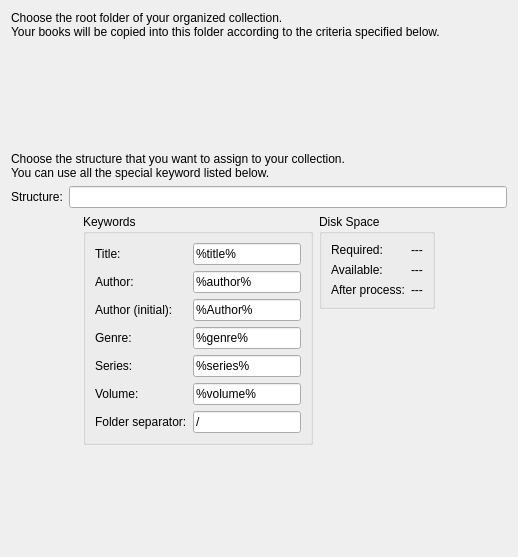
<?xml version="1.0" encoding="UTF-8"?>
<ui version="4.0">
 <class>CollectionOrganizerWidget</class>
 <widget class="QWidget" name="CollectionOrganizerWidget">
  <property name="geometry">
   <rect>
    <x>0</x>
    <y>0</y>
    <width>518</width>
    <height>557</height>
   </rect>
  </property>
  <property name="windowTitle">
   <string>Form</string>
  </property>
  <layout class="QVBoxLayout" name="verticalLayout_2">
   <item>
    <widget class="QLabel" name="rootFolderChoiceLabel">
     <property name="text">
      <string>Choose the root folder of your organized collection.
Your books will be copied into this folder according to the criteria specified below.</string>
     </property>
    </widget>
   </item>
   <item>
    <widget class="KUrlRequester" name="rootFolderUrlRequester"/>
   </item>
   <item>
    <spacer name="verticalSpacer">
     <property name="orientation">
      <enum>Qt::Vertical</enum>
     </property>
     <property name="sizeType">
      <enum>QSizePolicy::MinimumExpanding</enum>
     </property>
     <property name="sizeHint" stdset="0">
      <size>
       <width>20</width>
       <height>93</height>
      </size>
     </property>
    </spacer>
   </item>
   <item>
    <widget class="QLabel" name="structureChoiceLabel">
     <property name="text">
      <string>Choose the structure that you want to assign to your collection.
You can use all the special keyword listed below.</string>
     </property>
    </widget>
   </item>
   <item>
    <layout class="QHBoxLayout" name="horizontalLayout">
     <item>
      <widget class="QLabel" name="label">
       <property name="text">
        <string>Structure:</string>
       </property>
      </widget>
     </item>
     <item>
      <widget class="KLineEdit" name="structureLineEdit"/>
     </item>
    </layout>
   </item>
   <item>
    <layout class="QHBoxLayout" name="horizontalLayout_2" stretch="0,0,0,0">
     <item>
      <spacer name="horizontalSpacer">
       <property name="orientation">
        <enum>Qt::Horizontal</enum>
       </property>
       <property name="sizeHint" stdset="0">
        <size>
         <width>40</width>
         <height>20</height>
        </size>
       </property>
      </spacer>
     </item>
     <item>
      <widget class="QGroupBox" name="keywordsGroupBox">
       <property name="title">
        <string>Keywords</string>
       </property>
       <layout class="QFormLayout" name="formLayout">
        <property name="fieldGrowthPolicy">
         <enum>QFormLayout::ExpandingFieldsGrow</enum>
        </property>
        <item row="0" column="0">
         <widget class="QLabel" name="titleLabel">
          <property name="text">
           <string>Title:</string>
          </property>
         </widget>
        </item>
        <item row="0" column="1">
         <widget class="KLineEdit" name="titleLineEdit">
          <property name="text">
           <string>%title%</string>
          </property>
          <property name="readOnly">
           <bool>true</bool>
          </property>
         </widget>
        </item>
        <item row="1" column="0">
         <widget class="QLabel" name="authorLabel">
          <property name="text">
           <string>Author:</string>
          </property>
         </widget>
        </item>
        <item row="1" column="1">
         <widget class="KLineEdit" name="authorLineEdit">
          <property name="text">
           <string>%author%</string>
          </property>
          <property name="readOnly">
           <bool>true</bool>
          </property>
         </widget>
        </item>
        <item row="2" column="0">
         <widget class="QLabel" name="label_2">
          <property name="text">
           <string>Author (initial):</string>
          </property>
         </widget>
        </item>
        <item row="2" column="1">
         <widget class="KLineEdit" name="authorInitialLineEdit">
          <property name="text">
           <string>%Author%</string>
          </property>
          <property name="readOnly">
           <bool>true</bool>
          </property>
         </widget>
        </item>
        <item row="3" column="0">
         <widget class="QLabel" name="genreLabel">
          <property name="text">
           <string>Genre:</string>
          </property>
         </widget>
        </item>
        <item row="3" column="1">
         <widget class="KLineEdit" name="genreLineEdit">
          <property name="text">
           <string>%genre%</string>
          </property>
          <property name="readOnly">
           <bool>true</bool>
          </property>
         </widget>
        </item>
        <item row="4" column="0">
         <widget class="QLabel" name="seriesLabel">
          <property name="text">
           <string>Series:</string>
          </property>
         </widget>
        </item>
        <item row="4" column="1">
         <widget class="KLineEdit" name="seriesLineEdit">
          <property name="text">
           <string>%series%</string>
          </property>
          <property name="readOnly">
           <bool>true</bool>
          </property>
         </widget>
        </item>
        <item row="5" column="0">
         <widget class="QLabel" name="volumeLabel">
          <property name="text">
           <string>Volume:</string>
          </property>
         </widget>
        </item>
        <item row="5" column="1">
         <widget class="KLineEdit" name="volumeLineEdit">
          <property name="text">
           <string>%volume%</string>
          </property>
          <property name="readOnly">
           <bool>true</bool>
          </property>
         </widget>
        </item>
        <item row="6" column="0">
         <widget class="QLabel" name="folderSeparatorLabel">
          <property name="text">
           <string>Folder separator:</string>
          </property>
         </widget>
        </item>
        <item row="6" column="1">
         <widget class="KLineEdit" name="folderSeparatorLineEdit">
          <property name="text">
           <string>/</string>
          </property>
         </widget>
        </item>
       </layout>
      </widget>
     </item>
     <item>
      <layout class="QVBoxLayout" name="verticalLayout">
       <item>
        <widget class="QGroupBox" name="diskSpaceGroupBox">
         <property name="title">
          <string>Disk Space</string>
         </property>
         <layout class="QGridLayout" name="gridLayout">
          <item row="0" column="0">
           <widget class="QLabel" name="requiredLabel">
            <property name="text">
             <string>Required:</string>
            </property>
           </widget>
          </item>
          <item row="0" column="1">
           <widget class="QLabel" name="requiredValueLabel">
            <property name="text">
             <string>---</string>
            </property>
           </widget>
          </item>
          <item row="1" column="0">
           <widget class="QLabel" name="availableLabel">
            <property name="text">
             <string>Available:</string>
            </property>
           </widget>
          </item>
          <item row="1" column="1">
           <widget class="QLabel" name="availableValueLabel">
            <property name="text">
             <string>---</string>
            </property>
           </widget>
          </item>
          <item row="2" column="0">
           <widget class="QLabel" name="afterProcessLabel">
            <property name="text">
             <string>After process:</string>
            </property>
           </widget>
          </item>
          <item row="2" column="1">
           <widget class="QLabel" name="afterProcessValueLabel">
            <property name="text">
             <string>---</string>
            </property>
           </widget>
          </item>
         </layout>
        </widget>
       </item>
       <item>
        <spacer name="verticalSpacer_3">
         <property name="orientation">
          <enum>Qt::Vertical</enum>
         </property>
         <property name="sizeHint" stdset="0">
          <size>
           <width>20</width>
           <height>40</height>
          </size>
         </property>
        </spacer>
       </item>
      </layout>
     </item>
     <item>
      <spacer name="horizontalSpacer_2">
       <property name="orientation">
        <enum>Qt::Horizontal</enum>
       </property>
       <property name="sizeHint" stdset="0">
        <size>
         <width>40</width>
         <height>20</height>
        </size>
       </property>
      </spacer>
     </item>
    </layout>
   </item>
   <item>
    <spacer name="verticalSpacer_2">
     <property name="orientation">
      <enum>Qt::Vertical</enum>
     </property>
     <property name="sizeHint" stdset="0">
      <size>
       <width>20</width>
       <height>1</height>
      </size>
     </property>
    </spacer>
   </item>
  </layout>
 </widget>
 <customwidgets>
  <customwidget>
   <class>KLineEdit</class>
   <extends>QLineEdit</extends>
   <header>klineedit.h</header>
  </customwidget>
  <customwidget>
   <class>KUrlRequester</class>
   <extends>QFrame</extends>
   <header>kurlrequester.h</header>
  </customwidget>
 </customwidgets>
 <resources/>
 <connections/>
</ui>
